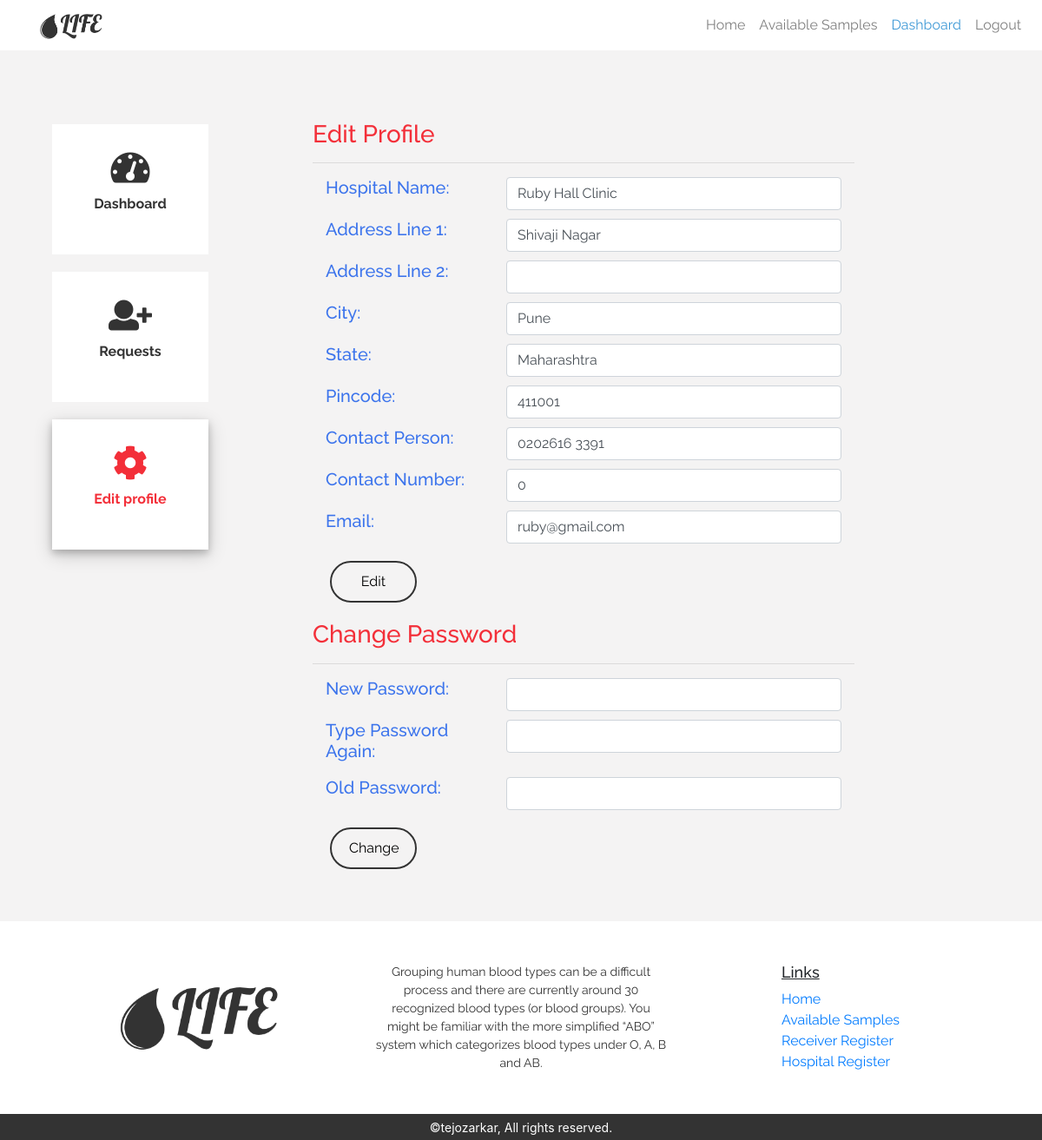
The page /hospital/edit.php (signed in) on the database its author committed.
### tables this page shows
CREATE TABLE `hospitals` (
  `id` int(11) NOT NULL,
  `name` varchar(30) NOT NULL,
  `address_line_1` varchar(255) NOT NULL,
  `address_line_2` varchar(255) NOT NULL,
  `city` varchar(20) NOT NULL,
  `state` varchar(20) NOT NULL,
  `pincode` int(11) NOT NULL,
  `contact_person_name` varchar(50) NOT NULL,
  `contact_no` int(11) NOT NULL,
  `email` varchar(30) NOT NULL,
  `password` varchar(50) NOT NULL,
  `created_at` timestamp NOT NULL DEFAULT CURRENT_TIMESTAMP,
  `modified_at` timestamp NOT NULL DEFAULT CURRENT_TIMESTAMP ON UPDATE CURRENT_TIMESTAMP
);

### hospital/edit.php (the view, shortened to what this page needs)
<?php
 include "../components/header.php";
 include "../config/dbconnect.php";
    if ($_SESSION['id']!=null&&$_SESSION['user-type']=="hospital") {
        $user_id = $_SESSION['id'];
        $sql = "SELECT * FROM hospitals
        WHERE id=$user_id";
        $query = mysqli_query($con,$sql);
        $result=mysqli_fetch_assoc($query);
        extract($result);
        ?>
        <div class="dashboard-main row">
        <div class="col-md-3">
                <div class="controls">
                    <a href="./dashboard.php">
                        <div class="control-box">
                            <i class="fas fa-tachometer-alt"></i>
                            <p>Dashboard</p>
                        </div>
                    </a>
                    <a href="./requests.php">
                        <div class="control-box">
                        <i class="fas fa-user-plus"></i>
                            <p>Requests</p>
                        </div>
                    </a>
                    <a href="./edit.php">
                        <div class="control-box control-active">
                        <i class="fas fa-cog"></i>
                            <p>Edit profile</p>
                        </div>
                    </a>
                </div>
            </div>
            <div class="col-md-9">
                 <div class="edit-main">
                     <form method="POST">
                     <h3>Edit Profile</h3><hr>
                     <div class="row">
                         <div class="col-md-4"> <h5>Hospital Name:</h5></div>
                         <div class="col-md-8"><input value="<?php echo $name; ?>" name="name" class="form-control" type="text"></div>
                     </div>
                     <div class="row">
                         <div class="col-md-4"> <h5>Address Line 1:</h5></div>
                         <div class="col-md-8"><input value="<?php echo $address_line_1; ?>" name="address1"class="form-control" type="text"></div>
                     </div>
                     <div class="row">
                         <div class="col-md-4"> <h5>Address Line 2:</h5></div>
                         <div class="col-md-8"><input value="<?php echo $address_line_2; ?>" name="address2"class="form-control" type="text"></div>
                     </div>
                     <div class="row">
                         <div class="col-md-4"> <h5>City:</h5></div>
                         <div class="col-md-8"><input value="<?php echo $city; ?>" name="city"class="form-control" type="text"></div>
                     </div>
                     <div class="row">
                         <div class="col-md-4"> <h5>State:</h5></div>
                         <div class="col-md-8"><input value="<?php echo $state; ?>" name="state" class="form-control" type="text"></div>
                     </div>
                     <div class="row">
                         <div class="col-md-4"> <h5>Pincode:</h5></div>
                         <div class="col-md-8"><input  value="<?php echo $pincode; ?>" name="pincode"class="form-control"type="text"></div>
                     </div>
                     <div class="row">
                         <div class="col-md-4"> <h5>Contact Person:</h5></div>
                         <div class="col-md-8"><input value="<?php echo $contact_person_name; ?>" name="contact_person"class="form-control" type="text"></div>
                     </div>
                     <div class="row">
                         <div class="col-md-4"> <h5>Contact Number:</h5></div>
                         <div class="col-md-8"><input value="<?php echo $contact_no; ?>" name="contact_no"class="form-control" type="text"></div>
                     </div>
                     <div class="row">
                         <div class="col-md-4"> <h5>Email:</h5></div>
                         <div class="col-md-8"><input value="<?php echo $email; ?>" name="email"class="form-control" type="text"></div>
                     </div>
                     <button type="submit" name="btn-edit-profile">Edit</button>
                    </form>
                     <h3>Change Password</h3>
                     <hr>
                     <form method="post">
                     <div class="row">
                         <div class="col-md-4"> <h5>New Password:</h5></div>
                         <div class="col-md-8"><input name="new_password" class="form-control" type="password"></div>
                     </div>
                     <div class="row">
                         <div class="col-md-4"> <h5>Type Password Again:</h5></div>
                         <div class="col-md-8"><input name="password_again" class="form-control" type="password"></div>
                     </div>
                     <div class="row">
                         <div class="col-md-4"> <h5>Old Password:</h5></div>
                         <div class="col-md-8"><input name="old_password" class="form-control" type="password"></div>
                     </div>
                     <button type="submit" name="btn-change-password">Change</button>
                     </form>
                 </div>
            </div>
        </div>
        <?php include "../components/scripts.php"; ?>
        <?php
    }
    include "../components/footer.php";
?>

### css/styles.css (style rules this page uses)
.footer .col-sm-4, .copyright, .content-side .content-side-filter, .login-side .login-side-filter, .statistics .card-statistics .col-md-8, .statistics .card-statistics .col-md-4, .registration-background .registration-content, .registration-background .registration-content .registration-box .registration-header, .availability-main .filter-main .filter-box .filter-header, .availability-main .list .list-card .blood-detail, .availability-main .list .list-card .request-box a, .dashboard-main .col-md-3 .controls a .control-box, .dashboard-main .col-md-3 .controls-receiver a .control-box, .dashboard-main .col-md-9 .dashboard-content .blood-availability .card-availability .card-blood-group, .dashboard-main .col-md-9 .request-card .request-card-left, .dashboard-main .col-md-9 .request-card .request-card-right, .dashboard-main .col-md-9 .receiver-request-card .status { display: flex; flex-direction: column; align-items: center; justify-content: center; }
* { margin: 0; padding: 0; }
.row { margin: 0; padding: 0; }
.dashboard-main { margin: 0; padding: 0; background: rgba(255, 255, 255, 0.555); }
.dashboard-main .col-md-3 { padding: 20px; }
.dashboard-main .col-md-3 .controls, .dashboard-main .col-md-3 .controls-receiver { width: 100%; }
.dashboard-main .col-md-3 .controls a, .dashboard-main .col-md-3 .controls-receiver a { text-decoration: none; color: #333; }
.dashboard-main .col-md-3 .controls a .control-box, .dashboard-main .col-md-3 .controls-receiver a .control-box { margin-top: 20px; height: 150px; background: #333; background: white; }
.dashboard-main .col-md-3 .controls a .control-box p, .dashboard-main .col-md-3 .controls-receiver a .control-box p { margin-top: 10px; font-weight: bold; }
.dashboard-main .col-md-3 .controls a .control-box i, .dashboard-main .col-md-3 .controls-receiver a .control-box i { font-size: 40px; }
.dashboard-main .col-md-9 { padding: 60px; }
.dashboard-main .col-md-9 .edit-main h3 { margin-top: 20px; color: #f32f39; }
.dashboard-main .col-md-9 .edit-main .row { margin-top: 10px; }
.dashboard-main .col-md-9 .edit-main h5 { color: #3c74ec; }
.dashboard-main .col-md-9 .edit-main button { margin-left: 20px; margin-top: 20px; width: 100px; padding: 10px 20px; background: rgba(0, 0, 0, 0); border: 2px solid #333; border-radius: 50px; cursor: pointer; }
.control-active { box-shadow: 0 4px 8px 0 rgba(0, 0, 0, 0.2), 0 6px 20px 0 rgba(0, 0, 0, 0.19); color: #f32f39; }
@media (min-width: 767.98px) { .controls, .controls-receiver { height: 600px; display: flex; flex-direction: column; align-items: center; justify-content: center; } }
@media (min-width: 767.98px) { .controls a .control-box, .controls-receiver a .control-box { width: 180px; } }
@media (min-width: 767.98px) { .edit-main { width: 80%; } }

### rows shown on the page
hospitals: name "Ruby Hall Clinic", address1 "Shivaji Nagar", city "Pune", state "Maharashtra", pincode "411001", contact_person "0202616 3391", contact_no "0", email "ruby@gmail.com"
